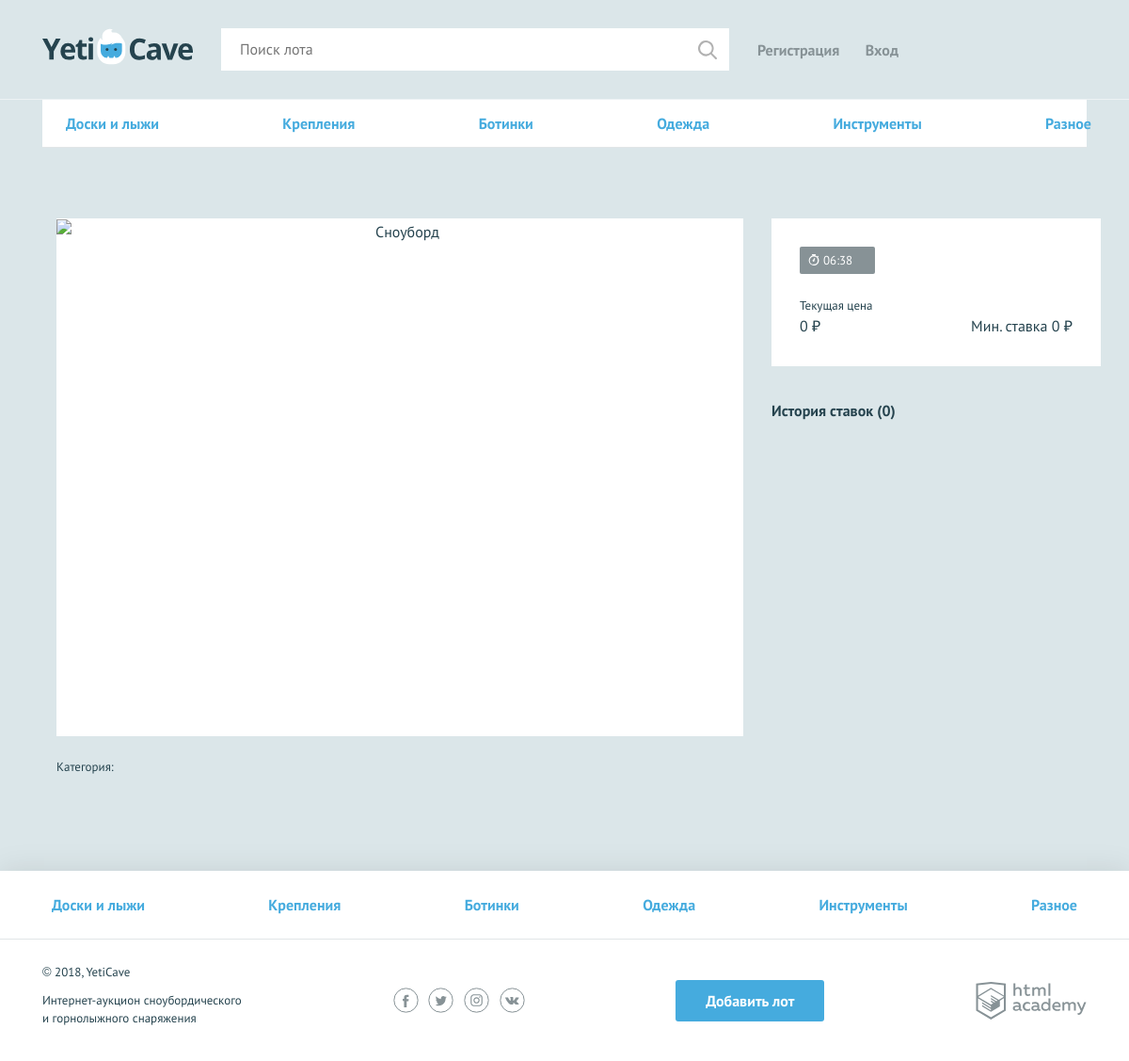
Screenshot of /lot.php with the database file from the repository.
### tables this page shows
CREATE TABLE `category` (
  `id` int(11) NOT NULL,
  `category_name` varchar(64) NOT NULL
);

### functions.php (called while the page is built, shortened)
<?php
function include_template($name, $data) {
$name = 'templates/' . $name;
extract($data);
require_once $name;
$result = ob_get_clean();
return $result;
}
function getCurPrice ($lot) {
    if (isset($lot['MAX(bet.price)'])) {
        $format_ceil = ceil($lot['MAX(bet.price)']);
        return number_format($format_ceil, 0, '.', ' ') . ' ₽';
    } else {
        $format_price = ceil($lot['start_price']);
        return number_format($format_price, 0, '.', ' ') . ' ₽';
    }
}
function getMinBet ($lot) {
    if (isset($lot['MAX(bet.price)'])) {
        $price = ($lot['bet_step']) + ($lot['MAX(bet.price)']);
        return number_format($price, 0, '.', ' ');
    } else {
       $price = ($lot['start_price']) + ($lot['bet_step']);
       return number_format($price, 0, '.', ' ');
    }
}
?>

### templates/lot.php (the view, shortened to what this page needs)
<nav class="nav">
        <ul class="nav__list container">
            <?php foreach ($category_array as $value) { ?>
                <li class="nav__item">
                    <a href="all-lots.php"> <?=$value['category_name']; ?> </a>
                </li>
                <?php
            }
            ?>
        </ul>
    </nav>
    <section class="lot-item container">
      <h2><?= htmlspecialchars($lot['name']); ?></h2>
      <div class="lot-item__content">
        <div class="lot-item__left">
          <div class="lot-item__image">
            <img src="<?= htmlspecialchars($lot['image']); ?>" width="730" height="548" alt="Сноуборд">
          </div>
          <p class="lot-item__category">Категория: <span><?= htmlspecialchars($lot['category_name']); ?></span></p>
        </div>
        <div class="lot-item__right">
          <div class="lot-item__state">
            <div class="lot-item__timer timer">
                <?php
                $lot_end = strtotime($lot['end_time']);
                $time_left = $lot_end - time();
                $format_time = gmdate("H:i", $time_left);
                ?>
                <?= $format_time;?>
            </div>
            <div class="lot-item__cost-state">
              <div class="lot-item__rate">
                <span class="lot-item__amount">Текущая цена</span>
                  <span class="lot-item__cost"></span><?= getCurPrice($lot);?></span>
              </div>
              <div class="lot-item__min-cost">
                    Мин. ставка <span><?=getMinBet($lot) . ' ₽'; ?></span>
                </div>
            </div>
          </div>
          <div class="history">
              <?php if (isset($bet_query_array)):  ?>
            <h3>История ставок (<span><?=count($bet_query_array);?></span>)</h3>
              <?php endif; ?>
          </div>
        </div>
      </div>
    </section>

### templates/layout.php (shortened to what this page needs)
<!DOCTYPE html>
<html lang="ru">
<head>
    <link href="css/normalize.min.css" rel="stylesheet">
    <link href="css/style.css" rel="stylesheet">
</head>
<body>
<div class="page-wrapper">
    <header class="main-header">
        <div class="main-header__container container">
            <a class="main-header__logo" href="../index.php">
                <img src="img/logo.svg" width="160" height="39" alt="Логотип компании YetiCave">
            </a>
            <form class="main-header__search" method="get" action="search.php">
                <input type="search" name="search" placeholder="Поиск лота">
                <input class="main-header__search-btn" type="submit" name="find" value="Найти">
            </form>
            <nav class="user-menu">
                <?php if (isset($username)): ?>
                    <div class="user-menu__image">
                        <img src="<?=$_SESSION['user']['profile_img'];?>" width="40" height="40" alt="Пользователь">
                    </div>
                    <div class="user-menu__logged">
                        <p><?=$username ?></p>
                        <a href="logout.php">Выход</a>
                    </div>
                <?php else: ?>
                    <ul class="user-menu__list">
                        <li class="user-menu__item">
                            <a href="../sign-up.php">Регистрация</a>
                        </li>
                        <li class="user-menu__item">
                            <a href="../login.php">Вход</a>
                        </li>
                    </ul>
                <?php endif; ?>
            </nav>
        </div>
    </header>
    <main class="container"><?= $content; ?></main>
</div>
<footer class="main-footer">
    <nav class="nav">
        <ul class="nav__list container">
            <?php foreach ( $category_array as $value) { ?>
                <li class="nav__item">
                    <a href="all-lots.php"> <?= $value['category_name']; ?> </a>
                </li>
                <?php
            }
            ?>
        </ul>
    </nav>
    <div class="main-footer__bottom container">
        <div class="main-footer__copyright">
            <p>© 2018, YetiCave</p>
            <p>Интернет-аукцион сноубордического и горнолыжного снаряжения</p>
        </div>
        <div class="main-footer__social social">
            <a class="social__link social__link--facebook" href="#">
            </a>
            <a class="social__link social__link--twitter" href="#">
            </a>
            <a class="social__link social__link--instagram" href="#">
            </a>
            <a class="social__link social__link--vkontakte" href="#">
            </a>
        </div>
        <a class="main-footer__add-lot button" href="../add.php">Добавить лот</a>
        <div class="main-footer__developed-by">
            <a class="logo-academy" href="https://htmlacademy.ru/intensive/php">
            </a>
        </div>
    </div>
</footer>
</body>
</html>

### rows the page displays
category: category_name "Доски и лыжи"
category: category_name "Крепления"
category: category_name "Ботинки"
category: category_name "Одежда"
category: category_name "Инструменты"
category: category_name "Разное"

### other values shown
$format_time "06:38"
getCurPrice($lot) "0 ₽"
getMinBet($lot) "0"
count($bet_query_array) "0"
